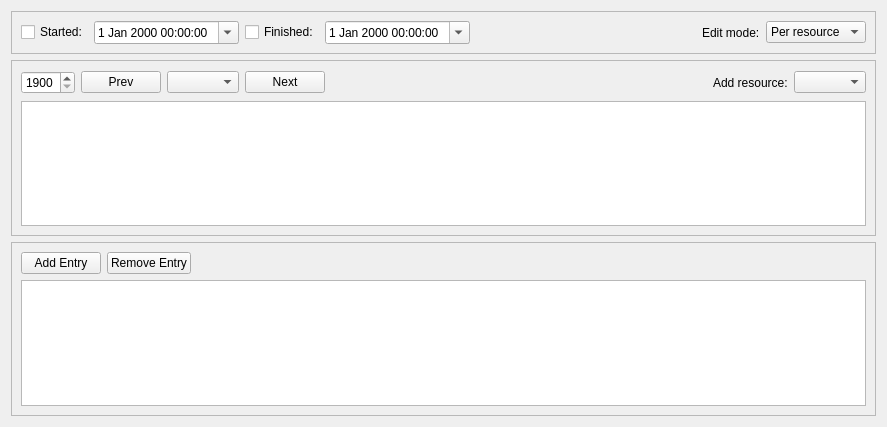
<?xml version="1.0" encoding="UTF-8"?>
<ui version="4.0">
 <author>Dag Andersen &lt;danders@get2net.dk&gt;</author>
 <class>KPlato::TaskProgressPanelBase</class>
 <widget class="QWidget" name="KPlato::TaskProgressPanelBase">
  <property name="geometry">
   <rect>
    <x>0</x>
    <y>0</y>
    <width>887</width>
    <height>427</height>
   </rect>
  </property>
  <layout class="QVBoxLayout" name="verticalLayout_3">
   <item>
    <widget class="QFrame" name="frame">
     <property name="frameShape">
      <enum>QFrame::StyledPanel</enum>
     </property>
     <property name="frameShadow">
      <enum>QFrame::Raised</enum>
     </property>
     <layout class="QHBoxLayout" name="horizontalLayout_2">
      <item>
       <widget class="QCheckBox" name="started">
        <property name="text">
         <string>Started:</string>
        </property>
        <property name="shortcut">
         <string/>
        </property>
       </widget>
      </item>
      <item>
       <widget class="QDateTimeEdit" name="startTime">
        <property name="calendarPopup">
         <bool>true</bool>
        </property>
       </widget>
      </item>
      <item>
       <widget class="QCheckBox" name="finished">
        <property name="text">
         <string>Finished:</string>
        </property>
        <property name="shortcut">
         <string/>
        </property>
       </widget>
      </item>
      <item>
       <widget class="QDateTimeEdit" name="finishTime">
        <property name="calendarPopup">
         <bool>true</bool>
        </property>
       </widget>
      </item>
      <item>
       <spacer>
        <property name="orientation">
         <enum>Qt::Horizontal</enum>
        </property>
        <property name="sizeHint" stdset="0">
         <size>
          <width>36</width>
          <height>20</height>
         </size>
        </property>
       </spacer>
      </item>
      <item>
       <widget class="QWidget" name="editModeWidget" native="true">
        <layout class="QHBoxLayout" name="horizontalLayout_3">
         <property name="leftMargin">
          <number>0</number>
         </property>
         <property name="topMargin">
          <number>0</number>
         </property>
         <property name="rightMargin">
          <number>0</number>
         </property>
         <property name="bottomMargin">
          <number>0</number>
         </property>
         <item>
          <widget class="QLabel" name="label">
           <property name="text">
            <string>Edit mode:</string>
           </property>
          </widget>
         </item>
         <item>
          <widget class="QComboBox" name="editmode">
           <item>
            <property name="text">
             <string>Per resource</string>
            </property>
           </item>
           <item>
            <property name="text">
             <string>Per task</string>
            </property>
           </item>
          </widget>
         </item>
        </layout>
       </widget>
      </item>
     </layout>
    </widget>
   </item>
   <item>
    <widget class="QFrame" name="ui_resourceFrame">
     <property name="frameShape">
      <enum>QFrame::StyledPanel</enum>
     </property>
     <property name="frameShadow">
      <enum>QFrame::Raised</enum>
     </property>
     <layout class="QVBoxLayout" name="verticalLayout_2">
      <item>
       <layout class="QHBoxLayout">
        <property name="leftMargin">
         <number>0</number>
        </property>
        <property name="topMargin">
         <number>0</number>
        </property>
        <property name="rightMargin">
         <number>0</number>
        </property>
        <property name="bottomMargin">
         <number>0</number>
        </property>
        <item>
         <widget class="QSpinBox" name="ui_year">
          <property name="minimum">
           <number>1900</number>
          </property>
          <property name="maximum">
           <number>2999</number>
          </property>
         </widget>
        </item>
        <item>
         <widget class="QPushButton" name="prevWeekBtn">
          <property name="text">
           <string>Prev</string>
          </property>
          <property name="icon">
           <iconset theme="go-previous">
            <normaloff>.</normaloff>.</iconset>
          </property>
         </widget>
        </item>
        <item>
         <widget class="KComboBox" name="weekNumber"/>
        </item>
        <item>
         <widget class="QPushButton" name="nextWeekBtn">
          <property name="text">
           <string>Next</string>
          </property>
          <property name="icon">
           <iconset theme="go-next">
            <normaloff>.</normaloff>.</iconset>
          </property>
         </widget>
        </item>
        <item>
         <spacer>
          <property name="orientation">
           <enum>Qt::Horizontal</enum>
          </property>
          <property name="sizeHint" stdset="0">
           <size>
            <width>16</width>
            <height>25</height>
           </size>
          </property>
         </spacer>
        </item>
        <item>
         <widget class="QWidget" name="addResourceWidget" native="true">
          <layout class="QHBoxLayout" name="horizontalLayout_4">
           <property name="leftMargin">
            <number>0</number>
           </property>
           <property name="topMargin">
            <number>0</number>
           </property>
           <property name="rightMargin">
            <number>0</number>
           </property>
           <property name="bottomMargin">
            <number>0</number>
           </property>
           <item>
            <widget class="QLabel" name="label_2">
             <property name="text">
              <string>Add resource:</string>
             </property>
            </widget>
           </item>
           <item>
            <widget class="QComboBox" name="ui_resourceCombo"/>
           </item>
          </layout>
         </widget>
        </item>
       </layout>
      </item>
      <item>
       <widget class="UsedEffortEditor" name="resourceTable">
        <property name="sizePolicy">
         <sizepolicy hsizetype="MinimumExpanding" vsizetype="Preferred">
          <horstretch>0</horstretch>
          <verstretch>0</verstretch>
         </sizepolicy>
        </property>
        <property name="tabKeyNavigation">
         <bool>false</bool>
        </property>
        <attribute name="horizontalHeaderDefaultSectionSize">
         <number>70</number>
        </attribute>
        <attribute name="horizontalHeaderStretchLastSection">
         <bool>true</bool>
        </attribute>
       </widget>
      </item>
     </layout>
    </widget>
   </item>
   <item>
    <widget class="QFrame" name="ui_entryFrame">
     <property name="frameShape">
      <enum>QFrame::StyledPanel</enum>
     </property>
     <property name="frameShadow">
      <enum>QFrame::Raised</enum>
     </property>
     <layout class="QVBoxLayout" name="verticalLayout">
      <item>
       <layout class="QHBoxLayout" name="horizontalLayout">
        <item>
         <widget class="QPushButton" name="addEntryBtn">
          <property name="text">
           <string>Add Entry</string>
          </property>
          <property name="icon">
           <iconset theme="list-add">
            <normaloff>.</normaloff>.</iconset>
          </property>
         </widget>
        </item>
        <item>
         <widget class="QPushButton" name="removeEntryBtn">
          <property name="text">
           <string>Remove Entry</string>
          </property>
          <property name="icon">
           <iconset theme="list-remove">
            <normaloff>.</normaloff>.</iconset>
          </property>
         </widget>
        </item>
        <item>
         <spacer>
          <property name="orientation">
           <enum>Qt::Horizontal</enum>
          </property>
          <property name="sizeHint" stdset="0">
           <size>
            <width>40</width>
            <height>20</height>
           </size>
          </property>
         </spacer>
        </item>
       </layout>
      </item>
      <item>
       <widget class="CompletionEntryEditor" name="entryTable">
        <property name="sizePolicy">
         <sizepolicy hsizetype="Expanding" vsizetype="Expanding">
          <horstretch>0</horstretch>
          <verstretch>0</verstretch>
         </sizepolicy>
        </property>
        <property name="minimumSize">
         <size>
          <width>0</width>
          <height>100</height>
         </size>
        </property>
        <property name="tabKeyNavigation">
         <bool>false</bool>
        </property>
       </widget>
      </item>
     </layout>
    </widget>
   </item>
  </layout>
 </widget>
 <customwidgets>
  <customwidget>
   <class>KComboBox</class>
   <extends>QComboBox</extends>
   <header>kcombobox.h</header>
  </customwidget>
  <customwidget>
   <class>CompletionEntryEditor</class>
   <extends>QTableView</extends>
   <header>kptusedefforteditor.h</header>
  </customwidget>
  <customwidget>
   <class>UsedEffortEditor</class>
   <extends>QTableView</extends>
   <header>kptusedefforteditor.h</header>
  </customwidget>
 </customwidgets>
 <tabstops>
  <tabstop>started</tabstop>
  <tabstop>startTime</tabstop>
  <tabstop>finished</tabstop>
  <tabstop>finishTime</tabstop>
  <tabstop>addEntryBtn</tabstop>
  <tabstop>removeEntryBtn</tabstop>
  <tabstop>ui_year</tabstop>
  <tabstop>prevWeekBtn</tabstop>
  <tabstop>weekNumber</tabstop>
  <tabstop>nextWeekBtn</tabstop>
 </tabstops>
 <resources/>
 <connections/>
</ui>
